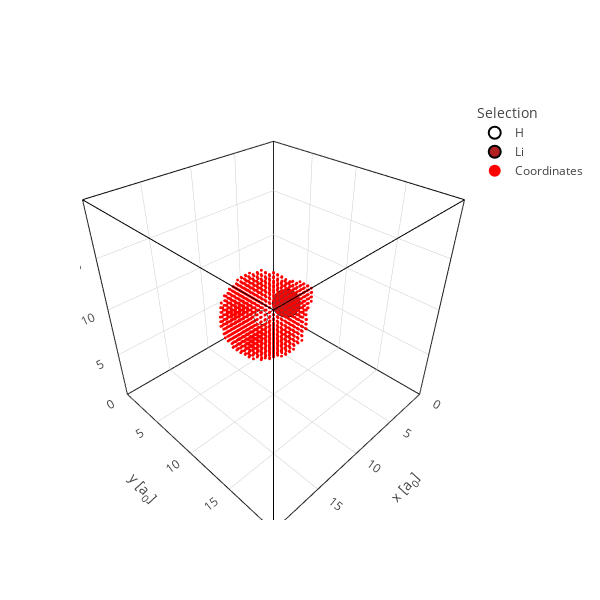

The cell this chart's notebook holds for it:
### Code cell
# An isovalue can be used to generate a domain from a real-space field data like the density
mask = domain_isovalue(scf.n, 1e-3)
view_atoms(atoms, atoms.r[mask])

# The same can be done for orbitals
# psi = KSO(scf)
# mask = domain_isovalue(psi[0][0, :, 0], 1e-2)
# view_atoms(atoms, atoms.r[mask])

### Figure 1 — Plotly figure (JSON) as saved in the notebook; plotly's stock layout.template omitted (floating-point values rounded to 4 significant figures; data arrays with more than 128 entries replaced by an {"elided": "..."} marker saying what was removed)
{"data": [{"marker": {"color": "black", "size": 0.1}, "name": "Unit cell", "showlegend": false, "type": "scatter3d", "x": [0.0, 0.0], "y": [0.0, 0.0], "z": [0.0, 20.0]}, {"marker": {"color": "black", "size": 0.1}, "name": "Unit cell", "showlegend": false, "type": "scatter3d", "x": [0.0, 0.0], "y": [0.0, 20.0], "z": [0.0, 0.0]}, {"marker": {"color": "black", "size": 0.1}, "name": "Unit cell", "showlegend": false, "type": "scatter3d", "x": [0.0, 20.0], "y": [0.0, 0.0], "z": [0.0, 0.0]}, {"marker": {"color": "black", "size": 0.1}, "name": "Unit cell", "showlegend": false, "type": "scatter3d", "x": [0.0, 0.0], "y": [0.0, 20.0], "z": [20.0, 20.0]}, {"marker": {"color": "black", "size": 0.1}, "name": "Unit cell", "showlegend": false, "type": "scatter3d", "x": [0.0, 20.0], "y": [0.0, 0.0], "z": [20.0, 20.0]}, {"marker": {"color": "black", "size": 0.1}, "name": "Unit cell", "showlegend": false, "type": "scatter3d", "x": [0.0, 0.0], "y": [20.0, 20.0], "z": [0.0, 20.0]}, {"marker": {"color": "black", "size": 0.1}, "name": "Unit cell", "showlegend": false, "type": "scatter3d", "x": [0.0, 20.0], "y": [20.0, 20.0], "z": [0.0, 0.0]}, {"marker": {"color": "black", "size": 0.1}, "name": "Unit cell", "showlegend": false, "type": "scatter3d", "x": [0.0, 20.0], "y": [20.0, 20.0], "z": [20.0, 20.0]}, {"marker": {"color": "black", "size": 0.1}, "name": "Unit cell", "showlegend": false, "type": "scatter3d", "x": [20.0, 20.0], "y": [0.0, 0.0], "z": [0.0, 20.0]}, {"marker": {"color": "black", "size": 0.1}, "name": "Unit cell", "showlegend": false, "type": "scatter3d", "x": [20.0, 20.0], "y": [0.0, 20.0], "z": [0.0, 0.0]}, {"marker": {"color": "black", "size": 0.1}, "name": "Unit cell", "showlegend": false, "type": "scatter3d", "x": [20.0, 20.0], "y": [0.0, 20.0], "z": [20.0, 20.0]}, {"marker": {"color": "black", "size": 0.1}, "name": "Unit cell", "showlegend": false, "type": "scatter3d", "x": [20.0, 20.0], "y": [20.0, 20.0], "z": [0.0, 20.0]}, {"marker": {"color": "#ffffff", "line": {"color": "black", "width": 2}, "size": 4.809}, "mode": "markers", "name": "H", "type": "scatter3d", "x": [11.51], "y": [10.0], "z": [10.0]}, {"marker": {"color": "#b12121", "line": {"color": "black", "width": 2}, "size": 9.772}, "mode": "markers", "name": "Li", "type": "scatter3d", "x": [8.493], "y": [10.0], "z": [10.0]}, {"marker": {"color": "red", "size": 1}, "mode": "markers", "name": "Coordinates", "type": "scatter3d", "x": {"elided": "2136 float values"}, "y": {"elided": "2136 float values"}, "z": {"elided": "2136 float values"}}], "layout": {"height": 600, "hoverlabel": {"bgcolor": "black"}, "legend": {"itemsizing": "constant", "title": {"text": "Selection"}}, "scene": {"aspectmode": "data", "xaxis": {"range": [0, 20], "title": {"text": "x [a<sub>0</sub>]"}}, "yaxis": {"range": [0, 20], "title": {"text": "y [a<sub>0</sub>]"}}, "zaxis": {"range": [0, 20], "title": {"text": "z [a<sub>0</sub>]"}}}, "width": 600}}
